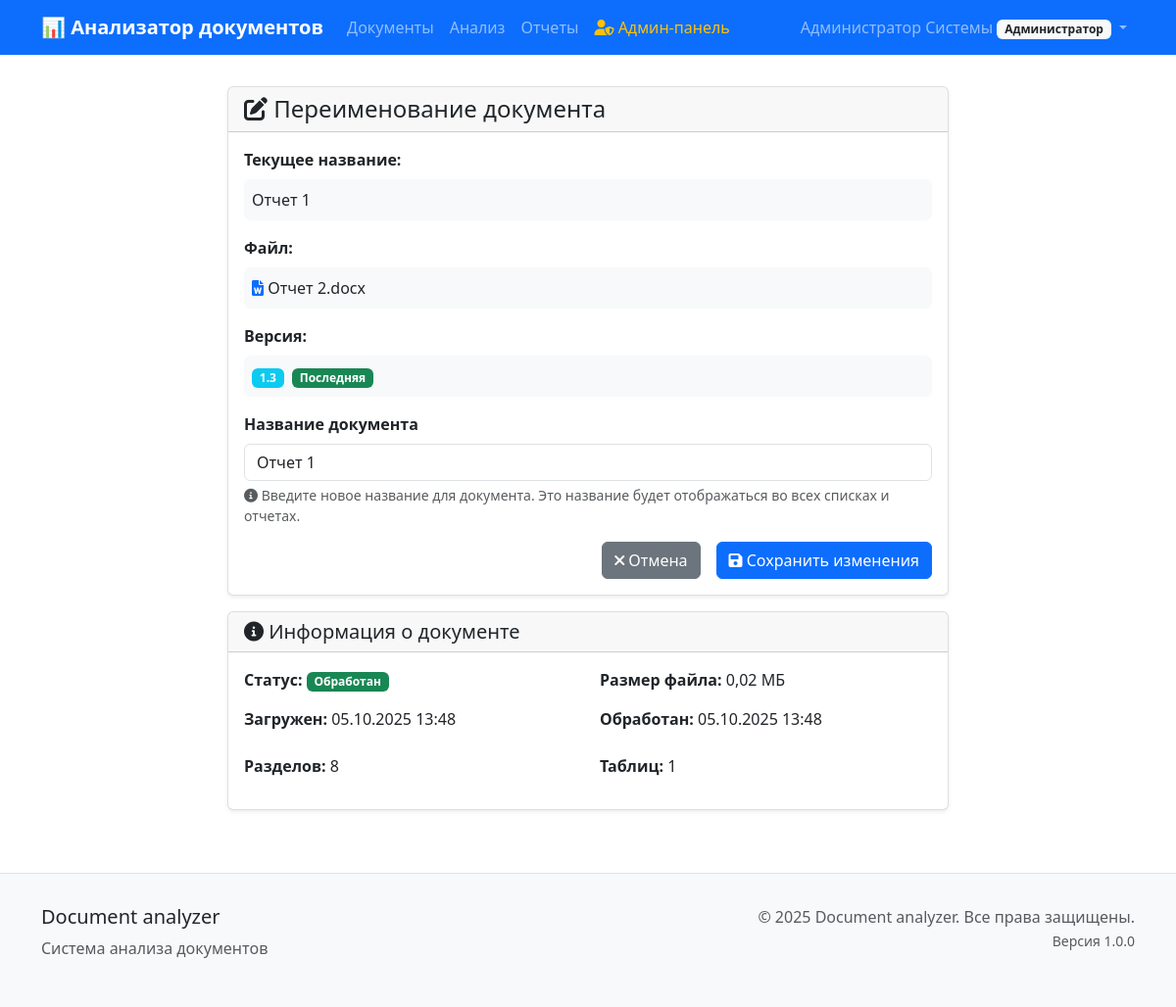
Before: /documents/96/rename/ (signed in) with the older database file.
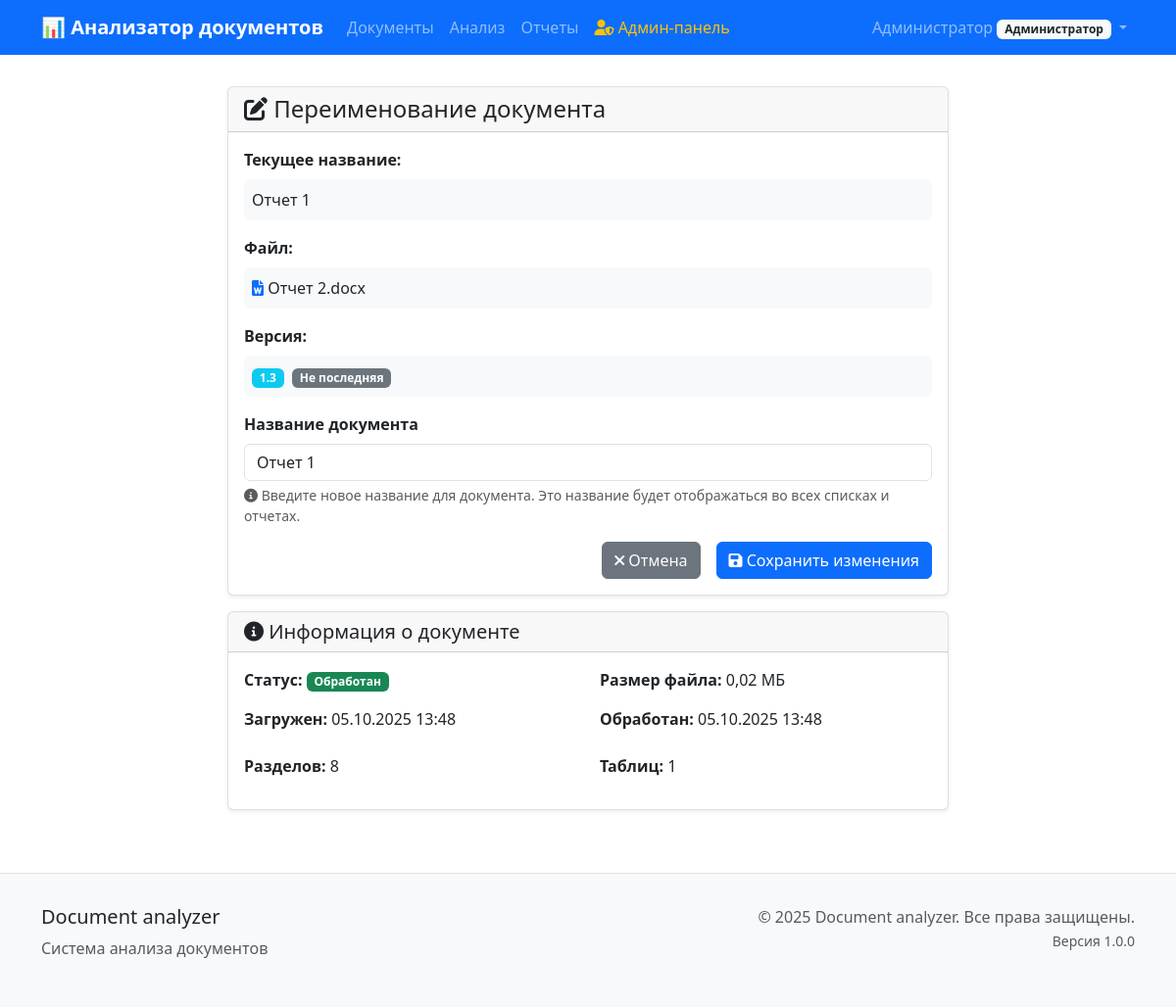
After: the same page with the newer database file.
### users/models.py (models this page shows, shortened)
class User(AbstractUser):
    ROLE_CHOICES = [
        ('admin', 'Администратор'),
        ('manager', 'Руководитель'),
        ('viewer', 'Наблюдатель'),
    ]
    role = models.CharField(
        max_length=20,
        choices=ROLE_CHOICES,
        default='viewer',
        verbose_name='Роль'
    )
    department = models.CharField(
        max_length=100,
        blank=True,
        verbose_name='Отдел'
    )
    phone = models.CharField(
        max_length=20,
        blank=True,
        verbose_name='Телефон'
    )
    notification_settings = models.JSONField(
        default=dict,
        blank=True,
        verbose_name='Настройки уведомлений'
    )
    created_at = models.DateTimeField(
        auto_now_add=True,
        verbose_name='Дата создания'
    )
    updated_at = models.DateTimeField(
        auto_now=True,
        verbose_name='Дата обновления'
    )
    class Meta:
        verbose_name = 'Пользователь'
        verbose_name_plural = 'Пользователи'
        ordering = ['username']

### documents/views.py (the view, shortened to what this page needs)
# urls.py: path('<int:pk>/rename/', views.DocumentRenameView.as_view(), name='rename'),
class DocumentRenameView(LoginRequiredMixin, View):
    def get(self, request, pk):
        document = get_object_or_404(Document, pk=pk, user=request.user)
        form = DocumentRenameForm(instance=document)
        return render(request, 'documents/document_rename.html', {
            'document': document,
            'form': form
        })

### documents/forms.py
class DocumentRenameForm(forms.ModelForm):
    class Meta:
        model = Document
        fields = ['title']
        widgets = {
            'title': forms.TextInput(attrs={
                'class': 'form-control',
                'placeholder': 'Введите новое название документа'
            })
        }
    def __init__(self, *args, **kwargs):
        super().__init__(*args, **kwargs)
        self.fields['title'].label = 'Название документа'
        self.fields['title'].required = True

### documents/models.py (called while the page is built)
    def get_file_size_mb(self):
        if self.file_size:
            return round(self.file_size / (1024 * 1024), 2)
        return 0

    def get_parsed_sections_count(self):
        return self.sections.count()

    def get_parsed_tables_count(self):
        return self.tables.count()

    def has_content(self):
        return bool(self.content_text and self.content_text.strip())

### templates/documents/document_rename.html (shortened to what the changed rows need)
{% extends 'base/base.html' %}
{% block content %}
<div class="row justify-content-center">
    <div class="col-md-8">
        <div class="card">
            <div class="card-body">
                {% if document.version %}
                <div class="mb-3">
                    <p class="form-control-plaintext bg-light p-2 rounded">
                        <span class="badge bg-info">{{ document.version }}</span>
                        {% if document.is_latest_version %}
                            <span class="badge bg-success ms-1">Последняя</span>
                        {% else %}
                            <span class="badge bg-secondary ms-1">Не последняя</span>
                        {% endif %}
                    </p>
                </div>
                {% endif %}
            </div>
        </div>
    </div>
</div>
{% endblock %}

### templates/base/base.html (shortened to what this page needs)
<!DOCTYPE html>
<html lang="ru">
<head>
    <link href="https://cdn.jsdelivr.net/npm/bootstrap@5.3.0/dist/css/bootstrap.min.css" rel="stylesheet">
    <link href="https://cdnjs.cloudflare.com/ajax/libs/font-awesome/6.0.0/css/all.min.css" rel="stylesheet">
</head>
<body>
    <nav class="navbar navbar-expand-lg navbar-dark bg-primary">
        <div class="container">
            <a class="navbar-brand" href="{% url 'documents:list' %}">
                📊 Анализатор документов
            </a>
            <div class="collapse navbar-collapse" id="navbarNav">
                <ul class="navbar-nav me-auto">
                    <li class="nav-item">
                        <a class="nav-link" href="{% url 'documents:list' %}">Документы</a>
                    </li>
                    <li class="nav-item">
                        <a class="nav-link" href="{% url 'analysis:list' %}">Анализ</a>
                    </li>
                    <li class="nav-item">
                        <a class="nav-link" href="{% url 'reports:list' %}">Отчеты</a>
                    </li>
                    {% if user.is_authenticated and user.is_superuser or user.role == 'admin' %}
                        <li class="nav-item">
                            <a class="nav-link text-warning" href="{% url 'users:admin_list' %}">
                                <i class="fas fa-user-shield"></i> Админ-панель
                            </a>
                        </li>
                    {% endif %}
                </ul>
                <ul class="navbar-nav">
                    {% if user.is_authenticated %}
                        <li class="nav-item dropdown">
                            <a class="nav-link dropdown-toggle" href="#" role="button" data-bs-toggle="dropdown">
                                {{ user.get_full_name|default:user.username }}
                                <span class="badge bg-light text-dark">{{ user.get_role_display }}</span>
                            </a>
                        </li>
                    {% else %}
                        <li class="nav-item">
                            <a class="nav-link" href="{% url 'users:login' %}">Войти</a>
                        </li>
                    {% endif %}
                </ul>
            </div>
        </div>
    </nav>
    <div class="container main-content">
        {% block content %}{% endblock %}
    </div>
    <footer class="footer">
        <div class="container">
            <div class="row">
                <div class="col-md-6">
                    <h5>Document analyzer</h5>
                    <p class="text-muted">Система анализа документов</p>
                </div>
                <div class="col-md-6 text-md-end">
                    <p class="text-muted">
                        &copy; 2025 Document analyzer. Все права защищены.<br>
                        <small>Версия 1.0.0</small>
                    </p>
                </div>
            </div>
        </div>
    </footer>
</body>
</html>

Changed rows visible on the page:
changed User "Администратор": get_full_name "Администратор Системы" → "Администратор"
changed Document "Отчет 1": is_latest_version True → False (drawn)
Other visible differences:
text no longer shown: "Последняя"
text now shown: "Не последняя"
